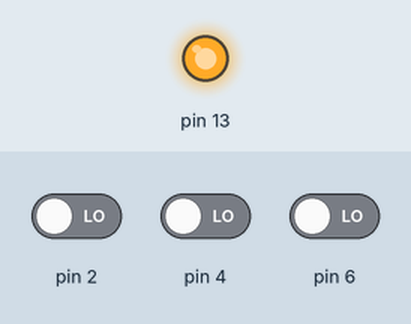
The sketch below on a simulated Arduino Uno, built with avr-gcc and run on an emulated ATmega328P. On the bench: output pins drawn as LEDs (lit = HIGH). Inputs (shaded band) come from the test bench; at power-on: pin 2 LOW, pin 4 LOW, pin 6 LOW. What the sketch prints to the serial monitor is not drawn.

Above: at 1.2 s.
1.3 s: pin 2 driven HIGH
3.9 s: pin 4 driven HIGH
6.9 s: pin 6 driven HIGH
9.9 s: pin 2 driven LOW and pin 4 driven LOW and pin 6 driven LOW
12.9 s: pin 4 driven HIGH
Timing chart, 0 to 15.4 s (numbered marks = the images above; inputs shaded):
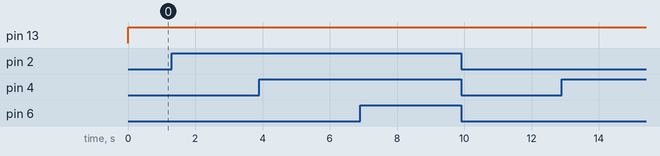

Measured:
- after the input at 1.3 s, every drawn part: stays the same
- after the input at 3.9 s, every drawn part: stays the same
- after the input at 6.9 s, every drawn part: stays the same
- after the input at 9.9 s, every drawn part: stays the same
- after the input at 12.9 s, every drawn part: stays the same

The sketch:

arduino_momiji.ino
```cpp
int lastVal = 0;

void setup() {
  // put your setup code here, to run once:
  Serial.begin(9600);

  pinMode(2, INPUT);
  pinMode(4, INPUT);
  pinMode(6, INPUT);
  pinMode(13, OUTPUT);

}

void loop() {

  int val2 = digitalRead(2);
  int val4 = digitalRead(4);
  int val6 = digitalRead(6);
  delay(1);

    if( val6 == 1 ){
      Serial.write(1);
      delay(1000);
    }else if( val4 == 1 ){
      Serial.write(2);
      delay(1000);
    }else if( val2 == 1 ){
      Serial.write(3);
      delay(1000);
    }else{
      Serial.write(0);
    }

/*
  if( lastVal == 0 ){

    if( val6 == 1 ){
      Serial.println("BANG");
      lastVal = 1;
    }else{
      Serial.println(0);
    }
      delay(1);
  }else{
    if( val6 == 0 ){
      lastVal = 0;
    }
  }
*/
  digitalWrite(13,HIGH);
  delay(100);

}
```
